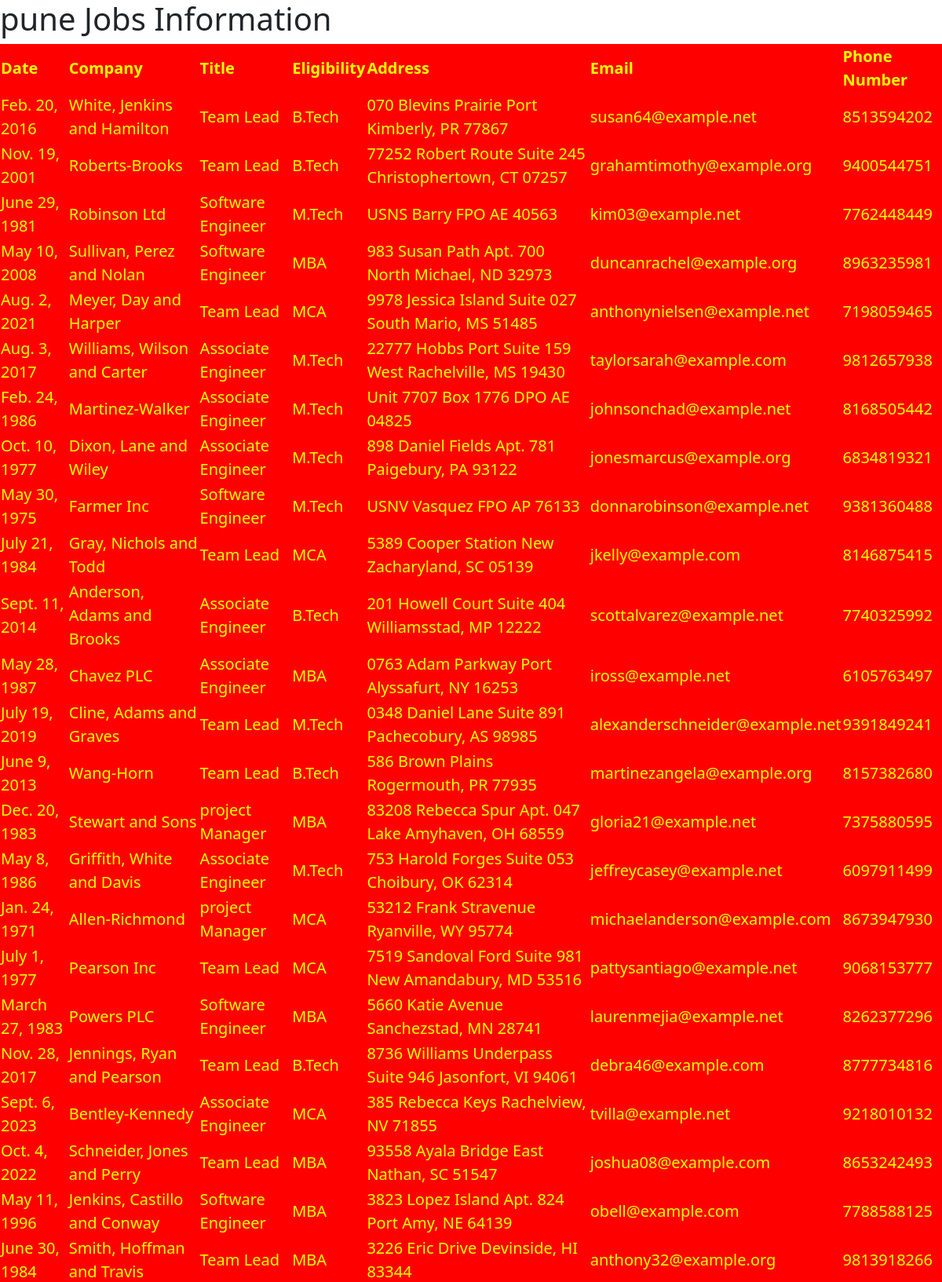
The app's page /PuneJobs/ (upper part) with its own data.
### testapp/models.py (models this page shows)
class PuneJobs(models.Model):
    date=models.DateField()
    company=models.CharField(max_length=100)
    title=models.CharField(max_length=100)
    eligibility=models.CharField(max_length=100)
    address=models.CharField(max_length=100)
    email=models.EmailField()
    phonenumber=models.BigIntegerField()

### testapp/views.py (the view)
# urls.py: path('PuneJobs/', views.punejobs_view),
def punejobs_view(request):
    jobs_list=PuneJobs.objects.all()
    type='punejobs'
    my_dict={'jobs_list':jobs_list,'type':type}
    return render(request,'testapp/punejob.html',my_dict)

### templates/testapp/punejob.html (shortened to what this page needs)
<!DOCTYPE html>
{%load static%}
<html lang="en">
<head>
    <link href="https://cdn.jsdelivr.net/npm/bootstrap@5.3.1/dist/css/bootstrap.min.css" rel="stylesheet">
    <link rel="stylesheet" href="{%static 'css/job1.css' %}">
  </head>
  <body>
    <h1>pune Jobs Information</h1>
    {% if jobs_list %}
    <table border="2">
      <thead>
        <th>Date</th>
        <th>Company</th>
        <th>Title</th>
        <th>Eligibility</th>
        <th>Address</th>
        <th>Email</th>
        <th>Phone Number</th>
      </thead>
      {% for job in jobs_list %}
      <tr>
        <td>{{job.date}}</td>
        <td>{{job.company}}</td>
        <td>{{job.title}}</td>
        <td>{{job.eligibility}}</td>
        <td>{{job.address}}</td>
        <td>{{job.email}}</td>
        <td>{{job.phonenumber}}</td>
      </tr>
      {% endfor %}
    </table>
    {% else %}
    <p>No Jobs In PUNE</p>
    {% endif %}
  </body>
</html>

### static/css/job1.css (style rules this page uses)
table { border:3px; color: yellow; background: red; margin: auto; font-size: 20px; }

### records on screen
PuneJobs: date "Feb. 20, 2016", company "White, Jenkins and Hamilton", title "Team Lead", eligibility "B.Tech", address "070 Blevins Prairie Port Kimberly, PR 77867", email "susan64@example.net", phonenumber "8513594202"
PuneJobs: date "Nov. 19, 2001", company "Roberts-Brooks", title "Team Lead", eligibility "B.Tech", address "77252 Robert Route Suite 245 Christophertown, CT 07257", email "grahamtimothy@example.org", phonenumber "9400544751"
PuneJobs: date "June 29, 1981", company "Robinson Ltd", title "Software Engineer", eligibility "M.Tech", address "USNS Barry FPO AE 40563", email "kim03@example.net", phonenumber "7762448449"
PuneJobs: date "May 10, 2008", company "Sullivan, Perez and Nolan", title "Software Engineer", eligibility "MBA", address "983 Susan Path Apt. 700 North Michael, ND 32973", email "duncanrachel@example.org", phonenumber "8963235981"
PuneJobs: date "Aug. 2, 2021", company "Meyer, Day and Harper", title "Team Lead", eligibility "MCA", address "9978 Jessica Island Suite 027 South Mario, MS 51485", email "anthonynielsen@example.net", phonenumber "7198059465"
PuneJobs: date "Aug. 3, 2017", company "Williams, Wilson and Carter", title "Associate Engineer", eligibility "M.Tech", address "22777 Hobbs Port Suite 159 West Rachelville, MS 19430", email "taylorsarah@example.com", phonenumber "9812657938"
PuneJobs: date "Feb. 24, 1986", company "Martinez-Walker", title "Associate Engineer", eligibility "M.Tech", address "Unit 7707 Box 1776 DPO AE 04825", email "johnsonchad@example.net", phonenumber "8168505442"
PuneJobs: date "Oct. 10, 1977", company "Dixon, Lane and Wiley", title "Associate Engineer", eligibility "M.Tech", address "898 Daniel Fields Apt. 781 Paigebury, PA 93122", email "jonesmarcus@example.org", phonenumber "6834819321"
PuneJobs: date "May 30, 1975", company "Farmer Inc", title "Software Engineer", eligibility "M.Tech", address "USNV Vasquez FPO AP 76133", email "donnarobinson@example.net", phonenumber "9381360488"
PuneJobs: date "July 21, 1984", company "Gray, Nichols and Todd", title "Team Lead", eligibility "MCA", address "5389 Cooper Station New Zacharyland, SC 05139", email "jkelly@example.com", phonenumber "8146875415"
PuneJobs: date "Sept. 11, 2014", company "Anderson, Adams and Brooks", title "Associate Engineer", eligibility "B.Tech", address "201 Howell Court Suite 404 Williamsstad, MP 12222", email "scottalvarez@example.net", phonenumber "7740325992"
PuneJobs: date "May 28, 1987", company "Chavez PLC", title "Associate Engineer", eligibility "MBA", address "0763 Adam Parkway Port Alyssafurt, NY 16253", email "iross@example.net", phonenumber "6105763497"
PuneJobs: date "July 19, 2019", company "Cline, Adams and Graves", title "Team Lead", eligibility "M.Tech", address "0348 Daniel Lane Suite 891 Pachecobury, AS 98985", email "alexanderschneider@example.net", phonenumber "9391849241"
PuneJobs: date "June 9, 2013", company "Wang-Horn", title "Team Lead", eligibility "B.Tech", address "586 Brown Plains Rogermouth, PR 77935", email "martinezangela@example.org", phonenumber "8157382680"
PuneJobs: date "Dec. 20, 1983", company "Stewart and Sons", title "project Manager", eligibility "MBA", address "83208 Rebecca Spur Apt. 047 Lake Amyhaven, OH 68559", email "gloria21@example.net", phonenumber "7375880595"
PuneJobs: date "May 8, 1986", company "Griffith, White and Davis", title "Associate Engineer", eligibility "M.Tech", address "753 Harold Forges Suite 053 Choibury, OK 62314", email "jeffreycasey@example.net", phonenumber "6097911499"
PuneJobs: date "Jan. 24, 1971", company "Allen-Richmond", title "project Manager", eligibility "MCA", address "53212 Frank Stravenue Ryanville, WY 95774", email "michaelanderson@example.com", phonenumber "8673947930"
PuneJobs: date "July 1, 1977", company "Pearson Inc", title "Team Lead", eligibility "MCA", address "7519 Sandoval Ford Suite 981 New Amandabury, MD 53516", email "pattysantiago@example.net", phonenumber "9068153777"
PuneJobs: date "March 27, 1983", company "Powers PLC", title "Software Engineer", eligibility "MBA", address "5660 Katie Avenue Sanchezstad, MN 28741", email "laurenmejia@example.net", phonenumber "8262377296"
PuneJobs: date "Nov. 28, 2017", company "Jennings, Ryan and Pearson", title "Team Lead", eligibility "B.Tech", address "8736 Williams Underpass Suite 946 Jasonfort, VI 94061", email "debra46@example.com", phonenumber "8777734816"
PuneJobs: date "Sept. 6, 2023", company "Bentley-Kennedy", title "Associate Engineer", eligibility "MCA", address "385 Rebecca Keys Rachelview, NV 71855", email "tvilla@example.net", phonenumber "9218010132"
PuneJobs: date "Oct. 4, 2022", company "Schneider, Jones and Perry", title "Team Lead", eligibility "MBA", address "93558 Ayala Bridge East Nathan, SC 51547", email "joshua08@example.com", phonenumber "8653242493"
PuneJobs: date "May 11, 1996", company "Jenkins, Castillo and Conway", title "Software Engineer", eligibility "MBA", address "3823 Lopez Island Apt. 824 Port Amy, NE 64139", email "obell@example.com", phonenumber "7788588125"
PuneJobs: date "June 30, 1984", company "Smith, Hoffman and Travis", title "Team Lead", eligibility "MBA", address "3226 Eric Drive Devinside, HI 83344", email "anthony32@example.org", phonenumber "9813918266"
